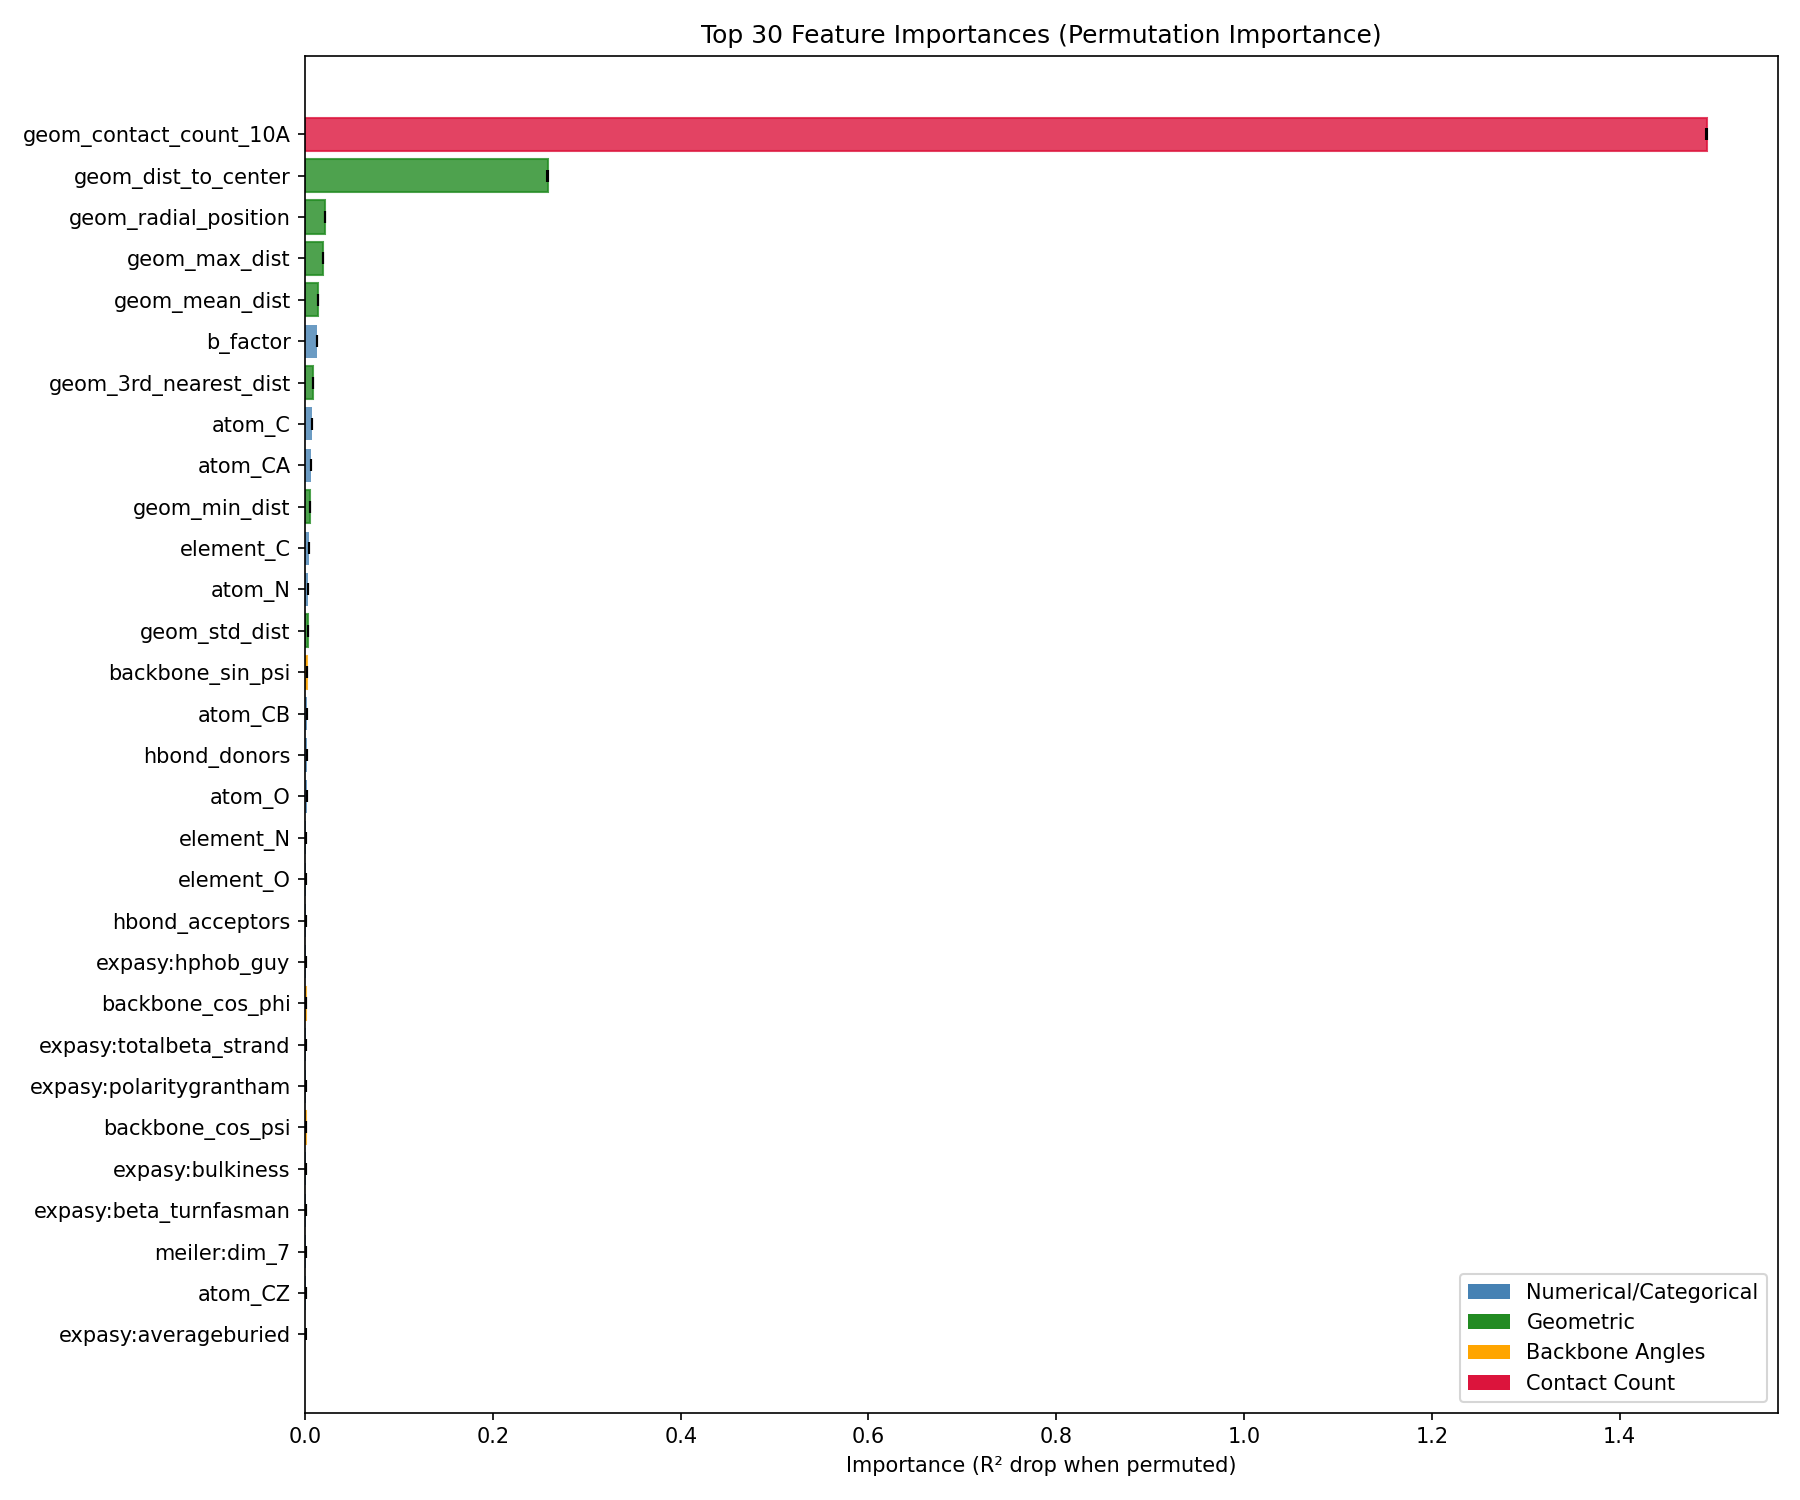

The Python source for this figure:
"""
Feature Importance Analysis using Permutation Importance

This script computes the importance of each feature by measuring how much
the model's R² score degrades when that feature is randomly shuffled.

Usage:
    python experiments/analysis/feature_importance.py [--checkpoint PATH]
"""

import argparse
import os
import sys
import numpy as np
import pandas as pd
import torch
import matplotlib.pyplot as plt
from tqdm import tqdm

# Add project root to path
sys.path.insert(0, os.path.dirname(os.path.dirname(os.path.dirname(os.path.abspath(__file__)))))

from src.data.dataset_fixed import ProteinAtomDataset
from src.models.gnn import AtomExposureGNN
from src.data.feature_engineering import (
    SELECTED_NUMERICAL_FEATURES,
    STANDARD_ATOM_TYPES,
    STANDARD_ELEMENTS,
    STANDARD_RESIDUES
)
from torch_geometric.loader import DataLoader


def get_feature_names():
    """Get the complete list of 93 feature names in order."""
    names = []

    # 1. Numerical features (24)
    names.extend(SELECTED_NUMERICAL_FEATURES)

    # 2. Atom types (31)
    names.extend([f'atom_{cat}' for cat in STANDARD_ATOM_TYPES])

    # 3. Elements (5)
    names.extend([f'element_{cat}' for cat in STANDARD_ELEMENTS])

    # 4. Residues (21)
    names.extend([f'residue_{cat}' for cat in STANDARD_RESIDUES])

    # 5. Geometric features (8)
    geometric_names = [
        'geom_mean_dist', 'geom_min_dist', 'geom_max_dist', 'geom_std_dist',
        'geom_3rd_nearest_dist', 'geom_dist_to_center', 'geom_radial_position',
        'geom_contact_count_10A'
    ]
    names.extend(geometric_names)

    # 6. Backbone angles (4)
    backbone_names = ['backbone_sin_phi', 'backbone_cos_phi', 'backbone_sin_psi', 'backbone_cos_psi']
    names.extend(backbone_names)

    return names


def compute_r2(model, loader, device):
    """Compute R² score on a dataset."""
    model.eval()
    all_preds = []
    all_targets = []

    with torch.no_grad():
        for batch in loader:
            batch = batch.to(device)
            out = model(batch.x, batch.edge_index, batch.edge_attr, batch.batch)
            all_preds.append(out.cpu().numpy())
            all_targets.append(batch.y.cpu().numpy())

    all_preds = np.concatenate(all_preds)
    all_targets = np.concatenate(all_targets)

    ss_res = np.sum((all_targets - all_preds) ** 2)
    ss_tot = np.sum((all_targets - np.mean(all_targets)) ** 2)
    r2 = 1 - (ss_res / ss_tot) if ss_tot > 0 else 0.0

    return r2


def compute_permutation_importance(model, test_dataset, device, n_repeats=3):
    """
    Compute permutation importance for each feature.

    Args:
        model: Trained model
        test_dataset: Test dataset
        device: torch device
        n_repeats: Number of times to repeat the permutation

    Returns:
        DataFrame with feature importances
    """
    # Create loader for baseline
    test_loader = DataLoader(test_dataset, batch_size=32, shuffle=False)

    # Compute baseline R²
    baseline_r2 = compute_r2(model, test_loader, device)
    print(f"Baseline R²: {baseline_r2:.4f}")

    feature_names = get_feature_names()
    n_features = len(feature_names)

    # Verify feature count matches
    sample = test_dataset[0]
    actual_features = sample.x.shape[1]
    if actual_features != n_features:
        print(f"Warning: Expected {n_features} features, got {actual_features}")
        # Adjust if needed
        n_features = actual_features
        if n_features > len(feature_names):
            feature_names.extend([f'unknown_{i}' for i in range(len(feature_names), n_features)])
        else:
            feature_names = feature_names[:n_features]

    importances = []
    importance_stds = []

    print(f"\nComputing importance for {n_features} features...")

    for feat_idx in tqdm(range(n_features), desc="Features"):
        repeat_scores = []

        for _ in range(n_repeats):
            # Create a copy of the dataset with permuted feature
            permuted_scores = []

            # Permute feature across all samples
            # We need to create a new loader each time with permuted data
            permuted_loader = create_permuted_loader(test_dataset, feat_idx, device)

            permuted_r2 = compute_r2_with_permuted_feature(
                model, test_dataset, feat_idx, device
            )
            repeat_scores.append(baseline_r2 - permuted_r2)

        importances.append(np.mean(repeat_scores))
        importance_stds.append(np.std(repeat_scores))

    # Create results DataFrame
    results = pd.DataFrame({
        'feature': feature_names,
        'importance': importances,
        'importance_std': importance_stds
    })

    # Sort by importance (descending)
    results = results.sort_values('importance', ascending=False).reset_index(drop=True)

    return results, baseline_r2


def create_permuted_loader(dataset, feat_idx, device):
    """Create a DataLoader with a specific feature permuted."""
    # This is a helper that's not used directly - see compute_r2_with_permuted_feature
    pass


def compute_r2_with_permuted_feature(model, dataset, feat_idx, device):
    """Compute R² with a specific feature permuted across all samples."""
    model.eval()
    all_preds = []
    all_targets = []

    # Collect all feature values for this feature across all proteins
    all_feature_values = []
    for data in dataset:
        all_feature_values.append(data.x[:, feat_idx].numpy())
    all_feature_values = np.concatenate(all_feature_values)

    # Shuffle the values
    np.random.shuffle(all_feature_values)

    # Process each protein with permuted feature
    value_idx = 0
    with torch.no_grad():
        for data in dataset:
            data = data.clone()
            n_nodes = data.x.shape[0]

            # Replace feature with permuted values
            permuted_values = all_feature_values[value_idx:value_idx + n_nodes]
            data.x[:, feat_idx] = torch.tensor(permuted_values, dtype=torch.float32)
            value_idx += n_nodes

            data = data.to(device)
            out = model(data.x, data.edge_index, data.edge_attr, data.batch)
            all_preds.append(out.cpu().numpy())
            all_targets.append(data.y.cpu().numpy())

    all_preds = np.concatenate(all_preds)
    all_targets = np.concatenate(all_targets)

    ss_res = np.sum((all_targets - all_preds) ** 2)
    ss_tot = np.sum((all_targets - np.mean(all_targets)) ** 2)
    r2 = 1 - (ss_res / ss_tot) if ss_tot > 0 else 0.0

    return r2


def plot_importance(results, save_path, top_n=30):
    """Create bar plot of feature importances."""
    fig, ax = plt.subplots(figsize=(12, 10))

    # Take top N features
    top_results = results.head(top_n)

    # Create horizontal bar plot
    y_pos = np.arange(len(top_results))
    bars = ax.barh(y_pos, top_results['importance'],
                   xerr=top_results['importance_std'],
                   color='steelblue', alpha=0.8, capsize=3)

    # Highlight certain features
    for i, (idx, row) in enumerate(top_results.iterrows()):
        if 'contact_count' in row['feature']:
            bars[i].set_color('crimson')
        elif row['feature'].startswith('geom_'):
            bars[i].set_color('forestgreen')
        elif row['feature'].startswith('backbone_'):
            bars[i].set_color('orange')

    ax.set_yticks(y_pos)
    ax.set_yticklabels(top_results['feature'])
    ax.invert_yaxis()
    ax.set_xlabel('Importance (R² drop when permuted)')
    ax.set_title(f'Top {top_n} Feature Importances (Permutation Importance)')

    # Add legend
    from matplotlib.patches import Patch
    legend_elements = [
        Patch(facecolor='steelblue', label='Numerical/Categorical'),
        Patch(facecolor='forestgreen', label='Geometric'),
        Patch(facecolor='orange', label='Backbone Angles'),
        Patch(facecolor='crimson', label='Contact Count'),
    ]
    ax.legend(handles=legend_elements, loc='lower right')

    plt.tight_layout()
    plt.savefig(save_path, dpi=150)
    plt.close()
    print(f"Saved importance plot to {save_path}")


def main():
    parser = argparse.ArgumentParser(description='Feature Importance Analysis')
    parser.add_argument('--checkpoint', type=str,
                        default='experiments/baselines/phase13a_best/best_model.pt',
                        help='Path to model checkpoint')
    parser.add_argument('--n-repeats', type=int, default=3,
                        help='Number of permutation repeats')
    parser.add_argument('--output-dir', type=str, default='experiments/analysis',
                        help='Output directory for results')
    args = parser.parse_args()

    # Setup device
    device = 'cuda' if torch.cuda.is_available() else 'cpu'
    print(f"Using device: {device}")

    # Load model
    print(f"\nLoading model from {args.checkpoint}...")
    checkpoint = torch.load(args.checkpoint, map_location=device, weights_only=False)

    model = AtomExposureGNN(
        in_channels=93,
        hidden_channels=128,
        num_layers=3,
        conv_type='gatv2',
        edge_dim=12,
        dropout=0.25
    )
    model.load_state_dict(checkpoint['model_state_dict'])
    model = model.to(device)
    model.eval()

    # Load test dataset
    print("\nLoading test dataset...")
    test_dataset = ProteinAtomDataset(
        root='dataset/',
        split='test',
        feature_config={
            'use_reduced_features': False,
            'include_atom_type': True,
            'include_geometric': True,
            'use_aggregated': False,
            'include_backbone_angles': True,
        }
    )
    print(f"Test dataset: {len(test_dataset)} proteins")

    # Compute permutation importance
    print("\nComputing permutation importance...")
    results, baseline_r2 = compute_permutation_importance(
        model, test_dataset, device, n_repeats=args.n_repeats
    )

    # Save results
    os.makedirs(args.output_dir, exist_ok=True)

    csv_path = os.path.join(args.output_dir, 'feature_importance.csv')
    results.to_csv(csv_path, index=False)
    print(f"\nSaved results to {csv_path}")

    # Create plot
    plot_path = os.path.join(args.output_dir, 'feature_importance.png')
    plot_importance(results, plot_path)

    # Print top features
    print("\n" + "=" * 60)
    print("TOP 20 MOST IMPORTANT FEATURES")
    print("=" * 60)
    print(f"{'Rank':<6} {'Feature':<35} {'Importance':>12}")
    print("-" * 60)
    for i, (_, row) in enumerate(results.head(20).iterrows(), 1):
        print(f"{i:<6} {row['feature']:<35} {row['importance']:>12.4f}")

    print("\n" + "=" * 60)
    print("FEATURE GROUP SUMMARY")
    print("=" * 60)

    # Group importance by feature type
    groups = {
        'Geometric': results[results['feature'].str.startswith('geom_')]['importance'].sum(),
        'Backbone Angles': results[results['feature'].str.startswith('backbone_')]['importance'].sum(),
        'Numerical (biochemical)': results[results['feature'].isin(SELECTED_NUMERICAL_FEATURES)]['importance'].sum(),
        'Atom Types': results[results['feature'].str.startswith('atom_')]['importance'].sum(),
        'Elements': results[results['feature'].str.startswith('element_')]['importance'].sum(),
        'Residues': results[results['feature'].str.startswith('residue_')]['importance'].sum(),
    }

    for group, importance in sorted(groups.items(), key=lambda x: -x[1]):
        print(f"{group:<25} {importance:>10.4f}")

    print(f"\nBaseline R²: {baseline_r2:.4f}")
    print(f"Total importance: {results['importance'].sum():.4f}")


if __name__ == '__main__':
    main()
